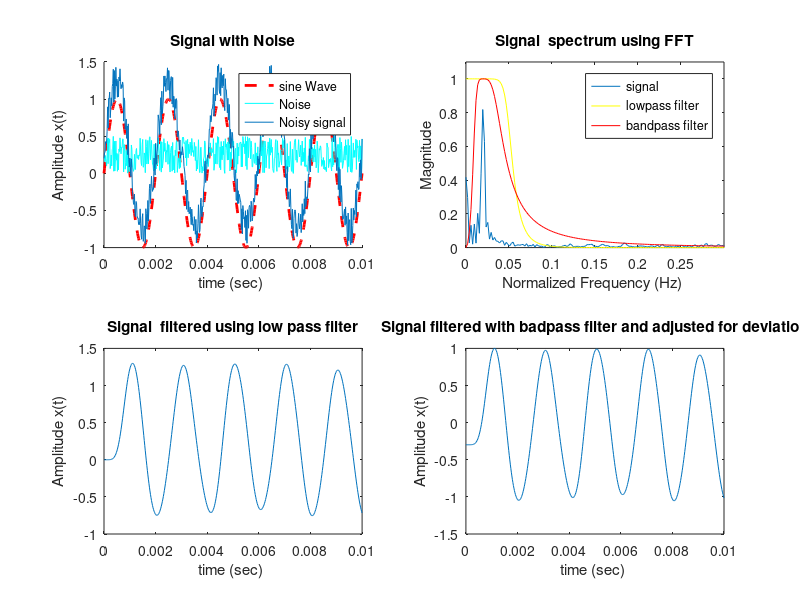

The MATLAB source for this figure:
clear all;
f=500;
fs=5e4;
t=0:1/fs:5*1/f;
noise=rand(size(t))/2;
sine=sin(2*pi*f*t);
x=sine+noise;
subplot(2,2,1);
hold on;
plot(t,sine,'r--','linewidth',2);
hold on;
plot(t,noise,'c');
hold on;
plot(t,x);
title('Signal with Noise')
ylabel('Amplitude x(t)');
xlabel('time (sec) ');
legend('sine Wave','Noise','Noisy signal')

n=1024;
%X_noise=abs(fft(noise,n));
X=abs(fft(x,n))/300;
%n=length(X);
subplot(2,2,2);
fVals=(0:1/(n/2-1):1);

plot(fVals,X(1:n/2));
title('Signal  spectrum using FFT')
ylabel('Magnitude');
xlabel('Normalized Frequency (Hz) ');
axis([0 .3 0 1.1]);

[b a] = butter(7,.05,'low')
H=freqz(b,a,floor(n/2));
hold on;
plot(fVals,abs(H),'y')

[b_pass a_pass]=butter(2,[0.01  0.04],'bandpass');
H_pass=freqz(b_pass,a_pass,floor(n/2));
subplot(2,2,2);
plot(fVals,abs(H_pass),'r');

legend('signal','lowpass filter','bandpass filter')

x_filtered=filter(b,a,x);
subplot(2,2,3);
plot(t,x_filtered);
title('Signal  filtered using low pass filter')

ylabel('Amplitude x(t)');
xlabel('time (sec) ');


x_passed=filter(b,a,x);
subplot(2,2,4);
x_adjusted=x_passed-(max(x_passed-1));
plot(t,x_adjusted);
title('Signal filtered with badpass filter and adjusted for deviation')
ylabel('Amplitude x(t)');
xlabel('time (sec) ');